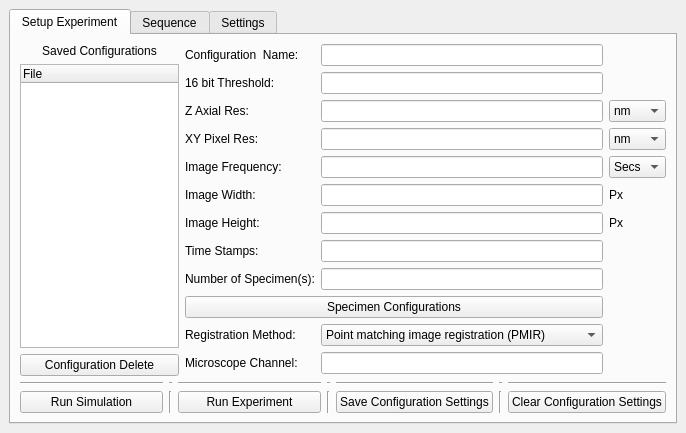
<?xml version="1.0" encoding="UTF-8"?>
<ui version="4.0">
 <class>MainWindow</class>
 <widget class="QMainWindow" name="MainWindow">
  <property name="geometry">
   <rect>
    <x>0</x>
    <y>0</y>
    <width>502</width>
    <height>352</height>
   </rect>
  </property>
  <property name="windowTitle">
   <string>BioTrackPGM</string>
  </property>
  <widget class="QWidget" name="centralwidget">
   <layout class="QGridLayout" name="gridLayout_7">
    <item row="1" column="0">
     <layout class="QGridLayout" name="gridLayout">
      <item row="0" column="1">
       <widget class="QTabWidget" name="tabWidget">
        <property name="tabShape">
         <enum>QTabWidget::Rounded</enum>
        </property>
        <property name="currentIndex">
         <number>0</number>
        </property>
        <widget class="QWidget" name="setup">
         <attribute name="title">
          <string>Setup Experiment</string>
         </attribute>
         <layout class="QGridLayout" name="gridLayout_2">
          <item row="0" column="0">
           <layout class="QVBoxLayout" name="verticalLayout">
            <item>
             <widget class="QLabel" name="label_10">
              <property name="text">
               <string>Saved Configurations</string>
              </property>
              <property name="alignment">
               <set>Qt::AlignCenter</set>
              </property>
              <property name="wordWrap">
               <bool>false</bool>
              </property>
             </widget>
            </item>
           </layout>
          </item>
          <item row="0" column="1" rowspan="2">
           <layout class="QGridLayout" name="gridLayout_6">
            <item row="2" column="1">
             <widget class="QLineEdit" name="zres">
              <property name="sizePolicy">
               <sizepolicy hsizetype="Minimum" vsizetype="Fixed">
                <horstretch>0</horstretch>
                <verstretch>0</verstretch>
               </sizepolicy>
              </property>
             </widget>
            </item>
            <item row="6" column="2">
             <widget class="QLabel" name="label_32">
              <property name="text">
               <string>Px</string>
              </property>
             </widget>
            </item>
            <item row="3" column="0">
             <widget class="QLabel" name="label_7">
              <property name="text">
               <string>XY Pixel Res:</string>
              </property>
              <property name="buddy">
               <cstring>xyres</cstring>
              </property>
             </widget>
            </item>
            <item row="6" column="1">
             <widget class="QLineEdit" name="height">
              <property name="sizePolicy">
               <sizepolicy hsizetype="Minimum" vsizetype="Fixed">
                <horstretch>0</horstretch>
                <verstretch>0</verstretch>
               </sizepolicy>
              </property>
             </widget>
            </item>
            <item row="2" column="0">
             <widget class="QLabel" name="label_8">
              <property name="text">
               <string>Z Axial Res:</string>
              </property>
              <property name="buddy">
               <cstring>zres</cstring>
              </property>
             </widget>
            </item>
            <item row="5" column="0">
             <widget class="QLabel" name="label_6">
              <property name="text">
               <string>Image Width:</string>
              </property>
              <property name="buddy">
               <cstring>width</cstring>
              </property>
             </widget>
            </item>
            <item row="1" column="0">
             <widget class="QLabel" name="label_9">
              <property name="text">
               <string>16 bit Threshold:</string>
              </property>
              <property name="buddy">
               <cstring>thresh</cstring>
              </property>
             </widget>
            </item>
            <item row="4" column="1">
             <widget class="QLineEdit" name="imagefreq">
              <property name="sizePolicy">
               <sizepolicy hsizetype="Minimum" vsizetype="Fixed">
                <horstretch>0</horstretch>
                <verstretch>0</verstretch>
               </sizepolicy>
              </property>
             </widget>
            </item>
            <item row="7" column="1">
             <widget class="QLineEdit" name="timestamps">
              <property name="sizePolicy">
               <sizepolicy hsizetype="Minimum" vsizetype="Fixed">
                <horstretch>0</horstretch>
                <verstretch>0</verstretch>
               </sizepolicy>
              </property>
             </widget>
            </item>
            <item row="2" column="2">
             <widget class="QComboBox" name="zAxisUnits">
              <item>
               <property name="text">
                <string>nm</string>
               </property>
              </item>
              <item>
               <property name="text">
                <string>um</string>
               </property>
              </item>
              <item>
               <property name="text">
                <string>mm</string>
               </property>
              </item>
             </widget>
            </item>
            <item row="8" column="1">
             <widget class="QLineEdit" name="specimennum">
              <property name="sizePolicy">
               <sizepolicy hsizetype="Minimum" vsizetype="Fixed">
                <horstretch>0</horstretch>
                <verstretch>0</verstretch>
               </sizepolicy>
              </property>
              <property name="inputMethodHints">
               <set>Qt::ImhDigitsOnly</set>
              </property>
             </widget>
            </item>
            <item row="5" column="2">
             <widget class="QLabel" name="label_27">
              <property name="text">
               <string>Px</string>
              </property>
             </widget>
            </item>
            <item row="7" column="0">
             <widget class="QLabel" name="label_3">
              <property name="text">
               <string>Time Stamps:</string>
              </property>
              <property name="buddy">
               <cstring>timestamps</cstring>
              </property>
             </widget>
            </item>
            <item row="10" column="1">
             <widget class="QComboBox" name="comboBox">
              <item>
               <property name="text">
                <string>Point matching image registration (PMIR)</string>
               </property>
              </item>
              <item>
               <property name="text">
                <string>Center of mass registration (COMR)</string>
               </property>
              </item>
              <item>
               <property name="text">
                <string>Trained root mean square registration (RMSR)</string>
               </property>
              </item>
             </widget>
            </item>
            <item row="9" column="0" colspan="2">
             <widget class="QPushButton" name="configButton">
              <property name="text">
               <string>Specimen Configurations</string>
              </property>
             </widget>
            </item>
            <item row="5" column="1">
             <widget class="QLineEdit" name="width">
              <property name="sizePolicy">
               <sizepolicy hsizetype="Minimum" vsizetype="Fixed">
                <horstretch>0</horstretch>
                <verstretch>0</verstretch>
               </sizepolicy>
              </property>
             </widget>
            </item>
            <item row="8" column="0">
             <widget class="QLabel" name="label_2">
              <property name="text">
               <string>Number of Specimen(s):</string>
              </property>
              <property name="buddy">
               <cstring>specimennum</cstring>
              </property>
             </widget>
            </item>
            <item row="10" column="0">
             <widget class="QLabel" name="label_25">
              <property name="text">
               <string>Registration Method:</string>
              </property>
              <property name="buddy">
               <cstring>comboBox</cstring>
              </property>
             </widget>
            </item>
            <item row="3" column="2">
             <widget class="QComboBox" name="xyResUnits">
              <item>
               <property name="text">
                <string>nm</string>
               </property>
              </item>
              <item>
               <property name="text">
                <string>um</string>
               </property>
              </item>
              <item>
               <property name="text">
                <string>mm</string>
               </property>
              </item>
             </widget>
            </item>
            <item row="4" column="0">
             <widget class="QLabel" name="label_4">
              <property name="text">
               <string>Image Frequency:</string>
              </property>
              <property name="buddy">
               <cstring>imagefreq</cstring>
              </property>
             </widget>
            </item>
            <item row="6" column="0">
             <widget class="QLabel" name="label_5">
              <property name="text">
               <string>Image Height:</string>
              </property>
              <property name="buddy">
               <cstring>height</cstring>
              </property>
             </widget>
            </item>
            <item row="3" column="1">
             <widget class="QLineEdit" name="xyres">
              <property name="sizePolicy">
               <sizepolicy hsizetype="Minimum" vsizetype="Fixed">
                <horstretch>0</horstretch>
                <verstretch>0</verstretch>
               </sizepolicy>
              </property>
             </widget>
            </item>
            <item row="1" column="1">
             <widget class="QLineEdit" name="thresh">
              <property name="sizePolicy">
               <sizepolicy hsizetype="Minimum" vsizetype="Fixed">
                <horstretch>0</horstretch>
                <verstretch>0</verstretch>
               </sizepolicy>
              </property>
             </widget>
            </item>
            <item row="0" column="1">
             <widget class="QLineEdit" name="config">
              <property name="sizePolicy">
               <sizepolicy hsizetype="Expanding" vsizetype="Fixed">
                <horstretch>0</horstretch>
                <verstretch>0</verstretch>
               </sizepolicy>
              </property>
             </widget>
            </item>
            <item row="0" column="0">
             <widget class="QLabel" name="label">
              <property name="text">
               <string>Configuration  Name:</string>
              </property>
              <property name="buddy">
               <cstring>config</cstring>
              </property>
             </widget>
            </item>
            <item row="4" column="2">
             <widget class="QComboBox" name="imageFreqUnits">
              <item>
               <property name="text">
                <string>Secs</string>
               </property>
              </item>
              <item>
               <property name="text">
                <string>Mins</string>
               </property>
              </item>
              <item>
               <property name="text">
                <string>Hrs</string>
               </property>
              </item>
             </widget>
            </item>
            <item row="11" column="0">
             <widget class="QLabel" name="label_28">
              <property name="text">
               <string>Microscope Channel:</string>
              </property>
             </widget>
            </item>
            <item row="11" column="1">
             <widget class="QLineEdit" name="microChannel"/>
            </item>
           </layout>
          </item>
          <item row="1" column="0">
           <layout class="QGridLayout" name="gridLayout_5">
            <item row="1" column="0">
             <widget class="QTreeWidget" name="configTree">
              <property name="contextMenuPolicy">
               <enum>Qt::DefaultContextMenu</enum>
              </property>
              <column>
               <property name="text">
                <string>File</string>
               </property>
              </column>
             </widget>
            </item>
            <item row="2" column="0">
             <widget class="QPushButton" name="deleteConfig">
              <property name="text">
               <string>Configuration Delete</string>
              </property>
             </widget>
            </item>
            <item row="2" column="1">
             <spacer name="horizontalSpacer_2">
              <property name="orientation">
               <enum>Qt::Horizontal</enum>
              </property>
              <property name="sizeHint" stdset="0">
               <size>
                <width>40</width>
                <height>20</height>
               </size>
              </property>
             </spacer>
            </item>
           </layout>
          </item>
          <item row="4" column="0" rowspan="2" colspan="2">
           <layout class="QGridLayout" name="gridLayout_9">
            <item row="1" column="5">
             <widget class="Line" name="line_3">
              <property name="orientation">
               <enum>Qt::Vertical</enum>
              </property>
             </widget>
            </item>
            <item row="1" column="0">
             <widget class="QPushButton" name="runSimButton">
              <property name="text">
               <string>Run Simulation</string>
              </property>
             </widget>
            </item>
            <item row="1" column="3">
             <widget class="Line" name="line">
              <property name="orientation">
               <enum>Qt::Vertical</enum>
              </property>
             </widget>
            </item>
            <item row="1" column="2">
             <widget class="QPushButton" name="runExpButton">
              <property name="text">
               <string>Run Experiment</string>
              </property>
             </widget>
            </item>
            <item row="1" column="6">
             <widget class="QPushButton" name="clear">
              <property name="text">
               <string>Clear Configuration Settings</string>
              </property>
             </widget>
            </item>
            <item row="1" column="1">
             <widget class="Line" name="line_2">
              <property name="orientation">
               <enum>Qt::Vertical</enum>
              </property>
             </widget>
            </item>
            <item row="1" column="4">
             <widget class="QPushButton" name="save">
              <property name="text">
               <string>Save Configuration Settings</string>
              </property>
             </widget>
            </item>
            <item row="0" column="2">
             <widget class="Line" name="line_4">
              <property name="orientation">
               <enum>Qt::Horizontal</enum>
              </property>
             </widget>
            </item>
            <item row="0" column="0">
             <widget class="Line" name="line_5">
              <property name="orientation">
               <enum>Qt::Horizontal</enum>
              </property>
             </widget>
            </item>
            <item row="0" column="4">
             <widget class="Line" name="line_6">
              <property name="orientation">
               <enum>Qt::Horizontal</enum>
              </property>
             </widget>
            </item>
            <item row="0" column="6">
             <widget class="Line" name="line_7">
              <property name="orientation">
               <enum>Qt::Horizontal</enum>
              </property>
             </widget>
            </item>
            <item row="0" column="5">
             <widget class="Line" name="line_8">
              <property name="orientation">
               <enum>Qt::Horizontal</enum>
              </property>
             </widget>
            </item>
            <item row="0" column="3">
             <widget class="Line" name="line_9">
              <property name="orientation">
               <enum>Qt::Horizontal</enum>
              </property>
             </widget>
            </item>
            <item row="0" column="1">
             <widget class="Line" name="line_10">
              <property name="orientation">
               <enum>Qt::Horizontal</enum>
              </property>
             </widget>
            </item>
           </layout>
          </item>
         </layout>
        </widget>
        <widget class="QWidget" name="sequence">
         <property name="minimumSize">
          <size>
           <width>482</width>
           <height>0</height>
          </size>
         </property>
         <attribute name="title">
          <string>Sequence</string>
         </attribute>
         <layout class="QHBoxLayout" name="horizontalLayout">
          <item>
           <layout class="QGridLayout" name="gridLayout_12">
            <item row="1" column="0">
             <widget class="QPushButton" name="deleteSequence">
              <property name="text">
               <string>Delete Sequence</string>
              </property>
             </widget>
            </item>
            <item row="0" column="0">
             <widget class="QTreeWidget" name="sequenceTree">
              <property name="maximumSize">
               <size>
                <width>126</width>
                <height>16777215</height>
               </size>
              </property>
              <property name="contextMenuPolicy">
               <enum>Qt::DefaultContextMenu</enum>
              </property>
              <column>
               <property name="text">
                <string>File</string>
               </property>
              </column>
             </widget>
            </item>
           </layout>
          </item>
          <item>
           <layout class="QVBoxLayout" name="verticalLayout_8">
            <item>
             <widget class="QGroupBox" name="sequenceAction">
              <property name="title">
               <string>Actions</string>
              </property>
              <property name="alignment">
               <set>Qt::AlignCenter</set>
              </property>
              <layout class="QVBoxLayout" name="verticalLayout_6">
               <item>
                <widget class="QPushButton" name="clickAction">
                 <property name="text">
                  <string>Click</string>
                 </property>
                </widget>
               </item>
               <item>
                <widget class="QPushButton" name="stringAction">
                 <property name="text">
                  <string>String</string>
                 </property>
                </widget>
               </item>
               <item>
                <widget class="QPushButton" name="valueAction">
                 <property name="text">
                  <string>Value</string>
                 </property>
                </widget>
               </item>
               <item>
                <widget class="QPushButton" name="specialKeyAction">
                 <property name="text">
                  <string>Special Key</string>
                 </property>
                </widget>
               </item>
               <item>
                <widget class="QPushButton" name="pauseAction">
                 <property name="text">
                  <string>Pause</string>
                 </property>
                </widget>
               </item>
              </layout>
             </widget>
            </item>
            <item>
             <widget class="QGroupBox" name="manageSequence">
              <property name="title">
               <string>Manage Actions</string>
              </property>
              <layout class="QVBoxLayout" name="verticalLayout_10">
               <item>
                <widget class="QPushButton" name="deleteAction">
                 <property name="text">
                  <string>Delete Action</string>
                 </property>
                </widget>
               </item>
               <item>
                <widget class="QPushButton" name="editAction">
                 <property name="text">
                  <string>Edit Action</string>
                 </property>
                </widget>
               </item>
              </layout>
             </widget>
            </item>
           </layout>
          </item>
          <item>
           <layout class="QGridLayout" name="gridLayout_11">
            <item row="0" column="0">
             <widget class="QLabel" name="label_30">
              <property name="text">
               <string>Sequence Order</string>
              </property>
              <property name="alignment">
               <set>Qt::AlignCenter</set>
              </property>
             </widget>
            </item>
            <item row="2" column="0">
             <layout class="QHBoxLayout" name="horizontalLayout_2">
              <item>
               <widget class="QPushButton" name="clearSequence">
                <property name="text">
                 <string>Clear</string>
                </property>
               </widget>
              </item>
              <item>
               <widget class="QPushButton" name="saveAsSequence">
                <property name="text">
                 <string>Save As</string>
                </property>
               </widget>
              </item>
              <item>
               <widget class="QPushButton" name="saveSequence">
                <property name="text">
                 <string>Save</string>
                </property>
               </widget>
              </item>
              <item>
               <widget class="QPushButton" name="runSequence">
                <property name="text">
                 <string>Run Sequence</string>
                </property>
               </widget>
              </item>
             </layout>
            </item>
            <item row="1" column="0">
             <widget class="QTreeWidget" name="sequenceBuildArea">
              <property name="dragEnabled">
               <bool>true</bool>
              </property>
              <property name="dragDropMode">
               <enum>QAbstractItemView::DragDrop</enum>
              </property>
              <property name="alternatingRowColors">
               <bool>true</bool>
              </property>
              <property name="itemsExpandable">
               <bool>false</bool>
              </property>
              <property name="expandsOnDoubleClick">
               <bool>false</bool>
              </property>
              <column>
               <property name="text">
                <string>Sequence</string>
               </property>
              </column>
             </widget>
            </item>
           </layout>
          </item>
         </layout>
        </widget>
        <widget class="QWidget" name="settings">
         <attribute name="title">
          <string>Settings</string>
         </attribute>
         <layout class="QGridLayout" name="gridLayout_4">
          <item row="4" column="0">
           <widget class="Line" name="line_11">
            <property name="orientation">
             <enum>Qt::Horizontal</enum>
            </property>
           </widget>
          </item>
          <item row="8" column="2">
           <spacer name="verticalSpacer_2">
            <property name="orientation">
             <enum>Qt::Vertical</enum>
            </property>
            <property name="sizeType">
             <enum>QSizePolicy::Fixed</enum>
            </property>
            <property name="sizeHint" stdset="0">
             <size>
              <width>20</width>
              <height>80</height>
             </size>
            </property>
           </spacer>
          </item>
          <item row="1" column="1">
           <spacer name="horizontalSpacer">
            <property name="orientation">
             <enum>Qt::Horizontal</enum>
            </property>
            <property name="sizeType">
             <enum>QSizePolicy::Fixed</enum>
            </property>
            <property name="sizeHint" stdset="0">
             <size>
              <width>40</width>
              <height>20</height>
             </size>
            </property>
           </spacer>
          </item>
          <item row="1" column="3">
           <spacer name="horizontalSpacer_3">
            <property name="orientation">
             <enum>Qt::Horizontal</enum>
            </property>
            <property name="sizeType">
             <enum>QSizePolicy::Fixed</enum>
            </property>
            <property name="sizeHint" stdset="0">
             <size>
              <width>40</width>
              <height>10</height>
             </size>
            </property>
           </spacer>
          </item>
          <item row="7" column="2">
           <layout class="QVBoxLayout" name="verticalLayout_7">
            <item>
             <widget class="QLabel" name="label_19">
              <property name="text">
               <string>Contact this person at:</string>
              </property>
             </widget>
            </item>
            <item>
             <widget class="QLabel" name="label_20">
              <property name="text">
               <string>Email:</string>
              </property>
             </widget>
            </item>
            <item>
             <widget class="QLabel" name="label_21">
              <property name="text">
               <string>Phone:</string>
              </property>
             </widget>
            </item>
            <item>
             <widget class="QLabel" name="label_23">
              <property name="text">
               <string>Address:</string>
              </property>
             </widget>
            </item>
            <item>
             <widget class="QLabel" name="label_24">
              <property name="text">
               <string>SSN:</string>
              </property>
             </widget>
            </item>
            <item>
             <widget class="QLabel" name="label_26">
              <property name="text">
               <string>Astrology Sign:</string>
              </property>
             </widget>
            </item>
           </layout>
          </item>
          <item row="3" column="0">
           <spacer name="verticalSpacer_4">
            <property name="orientation">
             <enum>Qt::Vertical</enum>
            </property>
            <property name="sizeType">
             <enum>QSizePolicy::Fixed</enum>
            </property>
            <property name="sizeHint" stdset="0">
             <size>
              <width>20</width>
              <height>20</height>
             </size>
            </property>
           </spacer>
          </item>
          <item row="0" column="0">
           <spacer name="verticalSpacer_3">
            <property name="orientation">
             <enum>Qt::Vertical</enum>
            </property>
            <property name="sizeType">
             <enum>QSizePolicy::Fixed</enum>
            </property>
            <property name="sizeHint" stdset="0">
             <size>
              <width>20</width>
              <height>5</height>
             </size>
            </property>
           </spacer>
          </item>
          <item row="9" column="0">
           <spacer name="verticalSpacer">
            <property name="orientation">
             <enum>Qt::Vertical</enum>
            </property>
            <property name="sizeType">
             <enum>QSizePolicy::Expanding</enum>
            </property>
            <property name="sizeHint" stdset="0">
             <size>
              <width>20</width>
              <height>40</height>
             </size>
            </property>
           </spacer>
          </item>
          <item row="5" column="0">
           <layout class="QVBoxLayout" name="verticalLayout_2">
            <item>
             <widget class="QLabel" name="label_14">
              <property name="text">
               <string>Microscope Settings</string>
              </property>
              <property name="alignment">
               <set>Qt::AlignCenter</set>
              </property>
             </widget>
            </item>
           </layout>
          </item>
          <item row="1" column="0">
           <layout class="QVBoxLayout" name="verticalLayout_3">
            <item>
             <widget class="QLabel" name="label_13">
              <property name="text">
               <string>Simulation Settings</string>
              </property>
              <property name="alignment">
               <set>Qt::AlignCenter</set>
              </property>
             </widget>
            </item>
           </layout>
          </item>
          <item row="1" column="2" rowspan="2">
           <layout class="QVBoxLayout" name="verticalLayout_4">
            <item>
             <widget class="QPushButton" name="settingsSaveButton">
              <property name="text">
               <string>Save Settings</string>
              </property>
             </widget>
            </item>
           </layout>
          </item>
          <item row="8" column="0">
           <layout class="QGridLayout" name="gridLayout_8">
            <item row="0" column="0">
             <widget class="QLabel" name="label_35">
              <property name="text">
               <string>Save Name:</string>
              </property>
             </widget>
            </item>
            <item row="1" column="0">
             <widget class="QLabel" name="label_36">
              <property name="text">
               <string>Load Name:</string>
              </property>
             </widget>
            </item>
            <item row="0" column="1">
             <widget class="QLineEdit" name="settingsSaveName"/>
            </item>
            <item row="1" column="1">
             <widget class="QLineEdit" name="settingsLoadName"/>
            </item>
           </layout>
          </item>
          <item row="5" column="2">
           <layout class="QVBoxLayout" name="verticalLayout_5">
            <item>
             <widget class="QLabel" name="label_18">
              <property name="text">
               <string>Have questions or want to provide feedback?</string>
              </property>
             </widget>
            </item>
           </layout>
          </item>
          <item row="9" column="2">
           <widget class="QLabel" name="label_22">
            <property name="text">
             <string>acknowledgements? </string>
            </property>
           </widget>
          </item>
          <item row="7" column="0">
           <layout class="QGridLayout" name="gridLayout_3">
            <item row="1" column="1">
             <widget class="QCheckBox" name="yPosCheckBox">
              <property name="text">
               <string>Positive</string>
              </property>
             </widget>
            </item>
            <item row="0" column="1">
             <widget class="QCheckBox" name="xPosCheckBox">
              <property name="text">
               <string>Positive</string>
              </property>
             </widget>
            </item>
            <item row="1" column="2">
             <widget class="QCheckBox" name="yNegCheckBox">
              <property name="text">
               <string>Negative</string>
              </property>
             </widget>
            </item>
            <item row="2" column="0">
             <widget class="QLabel" name="label_17">
              <property name="text">
               <string>Z axis orientation:</string>
              </property>
             </widget>
            </item>
            <item row="0" column="0">
             <widget class="QLabel" name="label_15">
              <property name="text">
               <string>X axis orientation:</string>
              </property>
             </widget>
            </item>
            <item row="2" column="1">
             <widget class="QCheckBox" name="zPosCheckBox">
              <property name="text">
               <string>Positive</string>
              </property>
             </widget>
            </item>
            <item row="2" column="2">
             <widget class="QCheckBox" name="zNegCheckBox">
              <property name="text">
               <string>Negative</string>
              </property>
             </widget>
            </item>
            <item row="1" column="0">
             <widget class="QLabel" name="label_16">
              <property name="text">
               <string>Y axis orientation:</string>
              </property>
             </widget>
            </item>
            <item row="0" column="2">
             <widget class="QCheckBox" name="xNegCheckBox">
              <property name="text">
               <string>Negative</string>
              </property>
             </widget>
            </item>
           </layout>
          </item>
          <item row="2" column="0">
           <layout class="QFormLayout" name="formLayout_2">
            <item row="0" column="0">
             <widget class="QLabel" name="label_11">
              <property name="text">
               <string>Shift images during simulation to simulate repositioning?</string>
              </property>
             </widget>
            </item>
            <item row="1" column="0">
             <widget class="QLabel" name="label_12">
              <property name="text">
               <string>Print images during simulation to simulate repositioning?</string>
              </property>
             </widget>
            </item>
            <item row="0" column="1">
             <widget class="QCheckBox" name="shiftCheckBox">
              <property name="text">
               <string/>
              </property>
             </widget>
            </item>
            <item row="1" column="1">
             <widget class="QCheckBox" name="printCheckBox">
              <property name="text">
               <string/>
              </property>
             </widget>
            </item>
           </layout>
          </item>
         </layout>
        </widget>
       </widget>
      </item>
     </layout>
    </item>
   </layout>
  </widget>
 </widget>
 <resources/>
 <connections>
  <connection>
   <sender>clear</sender>
   <signal>clicked()</signal>
   <receiver>width</receiver>
   <slot>clear()</slot>
   <hints>
    <hint type="sourcelabel">
     <x>483</x>
     <y>321</y>
    </hint>
    <hint type="destinationlabel">
     <x>438</x>
     <y>166</y>
    </hint>
   </hints>
  </connection>
  <connection>
   <sender>yPosCheckBox</sender>
   <signal>clicked(bool)</signal>
   <receiver>yNegCheckBox</receiver>
   <slot>setDisabled(bool)</slot>
   <hints>
    <hint type="sourcelabel">
     <x>128</x>
     <y>175</y>
    </hint>
    <hint type="destinationlabel">
     <x>229</x>
     <y>188</y>
    </hint>
   </hints>
  </connection>
  <connection>
   <sender>clear</sender>
   <signal>clicked()</signal>
   <receiver>zres</receiver>
   <slot>clear()</slot>
   <hints>
    <hint type="sourcelabel">
     <x>483</x>
     <y>321</y>
    </hint>
    <hint type="destinationlabel">
     <x>438</x>
     <y>97</y>
    </hint>
   </hints>
  </connection>
  <connection>
   <sender>zNegCheckBox</sender>
   <signal>clicked(bool)</signal>
   <receiver>zPosCheckBox</receiver>
   <slot>setDisabled(bool)</slot>
   <hints>
    <hint type="sourcelabel">
     <x>200</x>
     <y>200</y>
    </hint>
    <hint type="destinationlabel">
     <x>146</x>
     <y>202</y>
    </hint>
   </hints>
  </connection>
  <connection>
   <sender>clear</sender>
   <signal>clicked()</signal>
   <receiver>timestamps</receiver>
   <slot>clear()</slot>
   <hints>
    <hint type="sourcelabel">
     <x>483</x>
     <y>321</y>
    </hint>
    <hint type="destinationlabel">
     <x>438</x>
     <y>212</y>
    </hint>
   </hints>
  </connection>
  <connection>
   <sender>zPosCheckBox</sender>
   <signal>clicked(bool)</signal>
   <receiver>zNegCheckBox</receiver>
   <slot>setDisabled(bool)</slot>
   <hints>
    <hint type="sourcelabel">
     <x>134</x>
     <y>205</y>
    </hint>
    <hint type="destinationlabel">
     <x>199</x>
     <y>202</y>
    </hint>
   </hints>
  </connection>
  <connection>
   <sender>clear</sender>
   <signal>clicked()</signal>
   <receiver>config</receiver>
   <slot>clear()</slot>
   <hints>
    <hint type="sourcelabel">
     <x>468</x>
     <y>317</y>
    </hint>
    <hint type="destinationlabel">
     <x>438</x>
     <y>51</y>
    </hint>
   </hints>
  </connection>
  <connection>
   <sender>xNegCheckBox</sender>
   <signal>clicked(bool)</signal>
   <receiver>xPosCheckBox</receiver>
   <slot>setDisabled(bool)</slot>
   <hints>
    <hint type="sourcelabel">
     <x>229</x>
     <y>163</y>
    </hint>
    <hint type="destinationlabel">
     <x>129</x>
     <y>151</y>
    </hint>
   </hints>
  </connection>
  <connection>
   <sender>clear</sender>
   <signal>clicked()</signal>
   <receiver>specimennum</receiver>
   <slot>clear()</slot>
   <hints>
    <hint type="sourcelabel">
     <x>483</x>
     <y>321</y>
    </hint>
    <hint type="destinationlabel">
     <x>438</x>
     <y>235</y>
    </hint>
   </hints>
  </connection>
  <connection>
   <sender>clear</sender>
   <signal>clicked()</signal>
   <receiver>xyres</receiver>
   <slot>clear()</slot>
   <hints>
    <hint type="sourcelabel">
     <x>483</x>
     <y>321</y>
    </hint>
    <hint type="destinationlabel">
     <x>438</x>
     <y>120</y>
    </hint>
   </hints>
  </connection>
  <connection>
   <sender>clear</sender>
   <signal>clicked()</signal>
   <receiver>height</receiver>
   <slot>clear()</slot>
   <hints>
    <hint type="sourcelabel">
     <x>483</x>
     <y>321</y>
    </hint>
    <hint type="destinationlabel">
     <x>438</x>
     <y>189</y>
    </hint>
   </hints>
  </connection>
  <connection>
   <sender>clear</sender>
   <signal>clicked()</signal>
   <receiver>imagefreq</receiver>
   <slot>clear()</slot>
   <hints>
    <hint type="sourcelabel">
     <x>483</x>
     <y>321</y>
    </hint>
    <hint type="destinationlabel">
     <x>438</x>
     <y>143</y>
    </hint>
   </hints>
  </connection>
  <connection>
   <sender>yNegCheckBox</sender>
   <signal>clicked(bool)</signal>
   <receiver>yPosCheckBox</receiver>
   <slot>setDisabled(bool)</slot>
   <hints>
    <hint type="sourcelabel">
     <x>229</x>
     <y>188</y>
    </hint>
    <hint type="destinationlabel">
     <x>136</x>
     <y>180</y>
    </hint>
   </hints>
  </connection>
  <connection>
   <sender>clear</sender>
   <signal>clicked()</signal>
   <receiver>thresh</receiver>
   <slot>clear()</slot>
   <hints>
    <hint type="sourcelabel">
     <x>483</x>
     <y>321</y>
    </hint>
    <hint type="destinationlabel">
     <x>438</x>
     <y>74</y>
    </hint>
   </hints>
  </connection>
  <connection>
   <sender>xPosCheckBox</sender>
   <signal>clicked(bool)</signal>
   <receiver>xNegCheckBox</receiver>
   <slot>setDisabled(bool)</slot>
   <hints>
    <hint type="sourcelabel">
     <x>156</x>
     <y>163</y>
    </hint>
    <hint type="destinationlabel">
     <x>205</x>
     <y>150</y>
    </hint>
   </hints>
  </connection>
  <connection>
   <sender>clearSequence</sender>
   <signal>clicked()</signal>
   <receiver>sequenceBuildArea</receiver>
   <slot>clear()</slot>
   <hints>
    <hint type="sourcelabel">
     <x>250</x>
     <y>326</y>
    </hint>
    <hint type="destinationlabel">
     <x>288</x>
     <y>228</y>
    </hint>
   </hints>
  </connection>
  <connection>
   <sender>clear</sender>
   <signal>clicked()</signal>
   <receiver>microChannel</receiver>
   <slot>clear()</slot>
   <hints>
    <hint type="sourcelabel">
     <x>445</x>
     <y>325</y>
    </hint>
    <hint type="destinationlabel">
     <x>420</x>
     <y>295</y>
    </hint>
   </hints>
  </connection>
 </connections>
</ui>
